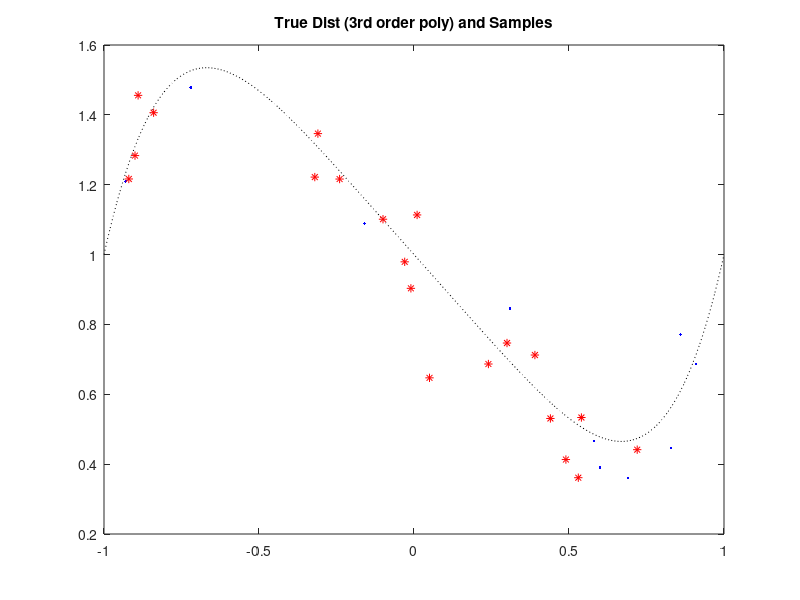

MATLAB code to generate this figure: (Note: this script raises an error after producing the figure.)
disp('Data Mining - Lab 2Q3: Choosing Regularizer with Cross-Validation');
clear all; close all;

load('dm_lab2_3.mat');
figure(1); clf;
plot(xTrue,yTrue,'k:',xTrain,yTrain,'b.',xTest,yTest,'r*'); title('True Dist (3rd order poly) and Samples');

%% Cross validation 
rng('default');
o = 5; nTrain = numel(xTrain);
bestlam = -1;
minerr = Inf;
for lam = [0,logspace(-3,1,5)]
    %Split the train samples into training and validation dataset
    ids = randperm(nTrain);
    num_train = ceil(nTrain*0.75);
    xtrainset = xTrain(ids(1:num_train));
    ytrainset = yTrain(ids(1:num_train));
    xvalset   = xTrain(ids(num_train+1:end));
    yvalset   = yTrain(ids(num_train+1:end));
    phitrain  = util_makeGramMatPoly(xtrainset, o);
    phival    = util_makeGramMatPoly(xvalset,o);
    phitest   = util_makeGramMatPoly(xTest,o);
    I         = eye(o+1);
    
    %This line learns the regression model for a given lambda.
    w_map     = inv(lam*I + phitrain' * phitrain)*phitrain'*ytrainset; 
    
    %The next line will help decide which is the best lambda.   
    % --- FIX ME: COMMENT OUT TWO OF THE LINES BELOW, SO EXACTLY ONE IS ENABLED ---  
    % SSE = sum((ytrainset - phitrain*w_map).^2);
    SSE = sum((yvalset - phival*w_map).^2);  
    % SSE = sum((yTest - phitest*w_map).^2);
    % --- FIX ME: COMMENT OUT TWO OF THE LINES BELOW, SO EXACTLY ONE IS ENABLED ---
    
    fprintf(1,'Lambda: %1.5f, CV SSE: %1.5f.', lam, SSE);
    if(SSE < minerr)
       fprintf(' * New best\n');
       bestlam = lam;
       minerr = SSE;
    else
       fprintf('\n');
    end 
end 

%% Show the results
phi        = util_makeGramMatPoly(xTrain, o);
phiAll     = util_makeGramMatPoly(xTrue', o);
best_w_map = inv(bestlam*I + phi' * phi)*phi'*yTrain;
phitest    = util_makeGramMatPoly(xTest,o); 
trainsigEst = sum((yTrain - phi*best_w_map).^2);
testsigEst  = sum((yTest - phitest*best_w_map).^2);

figure(1); clf; title('Data and Trained model');
plot(xTrue,yTrue,'k:',xTrain,yTrain,'b.',xTest,yTest,'r*',xTrue, phiAll*best_w_map,'-');
legend('True Distribution','Train Data','Test Data','Predicted Model');
fprintf(1,'Chosen Lambda: %1.3f, Final Train Error: %1.3f, Final Test Error: %1.3f\n', bestlam, trainsigEst, testsigEst);





